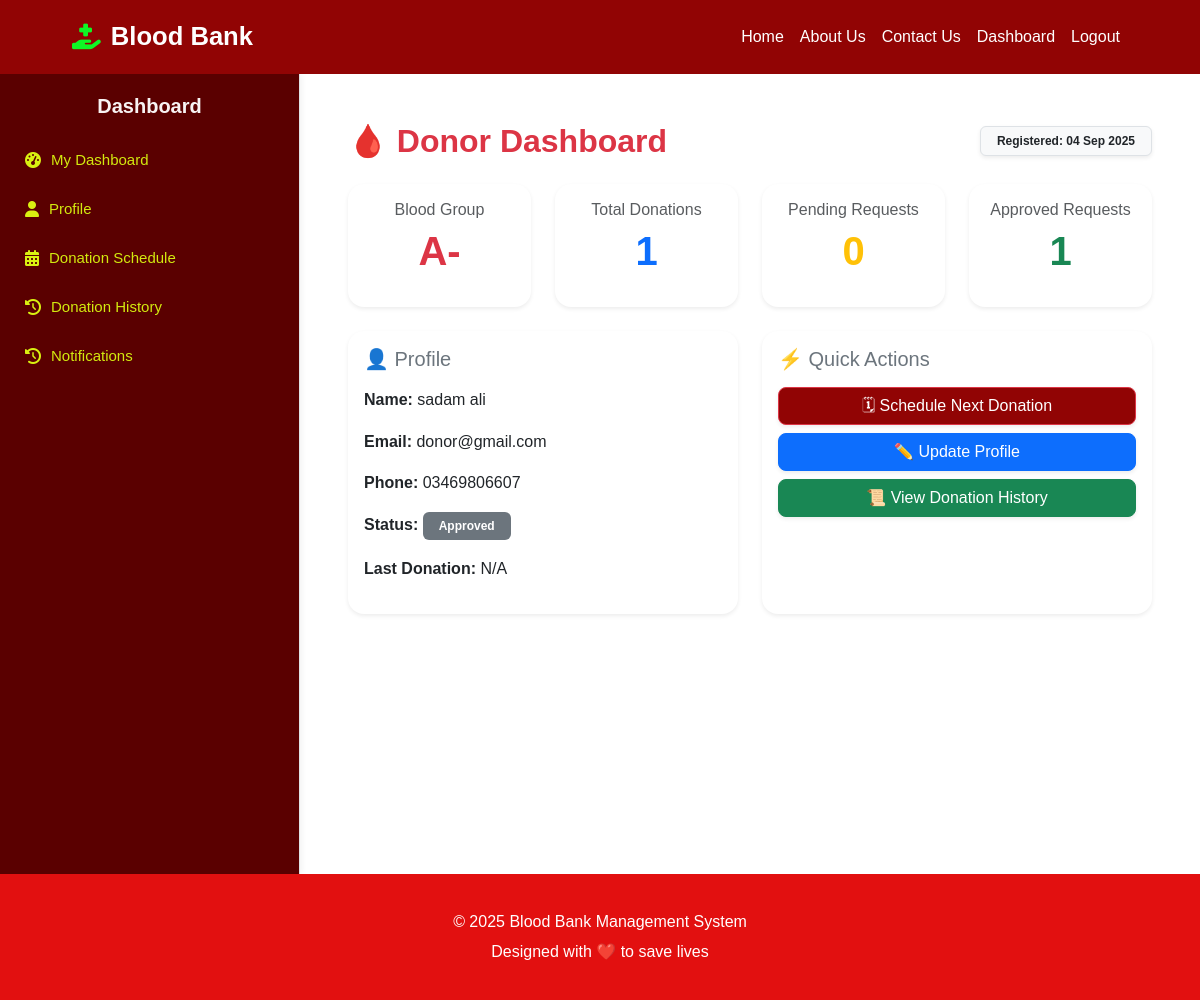
The app's page /donor/dashboard.php (signed in) with its own data.
### tables this page shows
CREATE TABLE `donors` (
  `id` int(11) NOT NULL,
  `user_id` int(11) NOT NULL,
  `age` int(11) DEFAULT NULL,
  `gender` enum('male','female','other') DEFAULT NULL,
  `blood_group` enum('A+','A-','B+','B-','AB+','AB-','O+','O-') NOT NULL,
  `medical_history` text DEFAULT NULL,
  `status` enum('pending','approved','rejected') DEFAULT 'pending',
  `created_at` timestamp NOT NULL DEFAULT current_timestamp(),
  `updated_at` timestamp NOT NULL DEFAULT current_timestamp() ON UPDATE current_timestamp()
);

CREATE TABLE `users` (
  `id` int(11) NOT NULL,
  `full_name` varchar(100) NOT NULL,
  `email` varchar(100) NOT NULL,
  `password` varchar(255) NOT NULL,
  `role` enum('admin','donor','patient') NOT NULL,
  `phone` varchar(20) DEFAULT NULL,
  `created_at` timestamp NOT NULL DEFAULT current_timestamp(),
  `updated_at` timestamp NOT NULL DEFAULT current_timestamp() ON UPDATE current_timestamp()
);

### functions.php (called while the page is built, shortened)
<?php
if (!function_exists("get_count")) {
    function get_count($table, $column, $value, $extra_condition = "") {
        global $conn;
        $sql = "SELECT COUNT(*) as total FROM $table WHERE $column = ?";
        if ($extra_condition) {
            $sql .= " AND $extra_condition";
        }
        $stmt = $conn->prepare($sql);
        $stmt->bind_param("i", $value);
        $stmt->execute();
        $result = $stmt->get_result()->fetch_assoc();
        return $result['total'] ?? 0;
    }
}

### donor/dashboard.php (the view, shortened to what this page needs)
<?php ob_start();
require_once __DIR__ . "/../sidebar.php";
require_once __DIR__ . "/../functions.php";
$user_id = $_SESSION['user_id'] ?? 0;
$stmt = $conn->prepare("
    SELECT d.*, u.full_name, u.email, u.phone, u.role, u.created_at AS user_created_at
    FROM donors d
    INNER JOIN users u ON d.user_id = u.id
    WHERE d.user_id = ?
");
$stmt->bind_param("i", $user_id);
$stmt->execute();
$donor = $stmt->get_result()->fetch_assoc();
$total_donations   = get_count("donation_history", "donor_id", $donor['id']);
$pending_requests  = get_count("blood_requests", "patient_id", $donor['id'], "status='pending'");
$approved_requests = get_count("blood_requests", "patient_id", $donor['id'], "status='approved'");
$last_donation_date = $donor['last_donation_date'] ?? "N/A";
?>
<div class="container-fluid px-4 py-4">
  <div class="d-flex justify-content-between align-items-center mb-4">
    <h2 class="fw-bold text-danger mb-0">🩸 Donor Dashboard</h2>
    <span class="badge bg-light text-dark border px-3 py-2 shadow-sm">
      Registered: <?= date("d M Y", strtotime($donor['user_created_at'])) ?>
    </span>
  </div>
  <div class="row g-4 mb-4">
    <div class="col-md-3">
      <div class="card shadow-sm border-0 rounded-4 text-center h-100 hover-card">
        <div class="card-body">
          <h6 class="text-muted">Blood Group</h6>
          <p class="display-6 fw-bold text-danger"><?= htmlspecialchars($donor['blood_group']) ?></p>
        </div>
      </div>
    </div>
    <div class="col-md-3">
      <div class="card shadow-sm border-0 rounded-4 text-center h-100 hover-card">
        <div class="card-body">
          <h6 class="text-muted">Total Donations</h6>
          <p class="display-6 fw-bold text-primary"><?= $total_donations ?></p>
        </div>
      </div>
    </div>
    <div class="col-md-3">
      <div class="card shadow-sm border-0 rounded-4 text-center h-100 hover-card">
        <div class="card-body">
          <h6 class="text-muted">Pending Requests</h6>
          <p class="display-6 fw-bold text-warning"><?= $pending_requests ?></p>
        </div>
      </div>
    </div>
    <div class="col-md-3">
      <div class="card shadow-sm border-0 rounded-4 text-center h-100 hover-card">
        <div class="card-body">
          <h6 class="text-muted">Approved Requests</h6>
          <p class="display-6 fw-bold text-success"><?= $approved_requests ?></p>
        </div>
      </div>
    </div>
  </div>
  <div class="row g-4">
    <div class="col-md-6">
      <div class="card shadow-sm border-0 rounded-4 h-100">
        <div class="card-body">
          <h5 class="card-title text-secondary mb-3">👤 Profile</h5>
          <p><b>Name:</b> <?= htmlspecialchars($donor['full_name']) ?></p>
          <p><b>Email:</b> <?= htmlspecialchars($donor['email']) ?></p>
          <p><b>Phone:</b> <?= htmlspecialchars($donor['phone']) ?></p>
          <p><b>Status:</b>
            <span class="badge bg-<?= $donor['status']=='active'?'success':'secondary' ?> px-3 py-2">
              <?= ucfirst(htmlspecialchars($donor['status'])) ?>
            </span>
          </p>
          <p><b>Last Donation:</b> <?= htmlspecialchars($last_donation_date) ?></p>
        </div>
      </div>
    </div>
    <div class="col-md-6">
      <div class="card shadow-sm border-0 rounded-4 h-100">
        <div class="card-body">
          <h5 class="card-title text-secondary mb-3">⚡ Quick Actions</h5>
          <div class="d-grid gap-2">
            <a href="donation_schedule.php" class="btn btn-danger rounded-3 shadow-sm">
              🗓 Schedule Next Donation
            </a>
            <a href="profile.php" class="btn btn-primary rounded-3 shadow-sm">
              ✏️ Update Profile
            </a>
            <a href="history.php" class="btn btn-success rounded-3 shadow-sm">
              📜 View Donation History
            </a>
          </div>
        </div>
      </div>
    </div>
  </div>
</div>
</div>
<?php include "../footer.php"; ob_end_flush();?>

### header.php (style rules this page uses)
.navbar, .btn-danger { background-color: #910404ff!important; }
.navbar-brand, .nav-link, .btn-danger { color: white !important; }
* { margin:0; padding:0; box-sizing:border-box; font-family: 'Poppins', sans-serif; }
body { background:#fff; color:#333; line-height:1.6; overflow-x:hidden; }

### records on screen
donors: user.created_at "04 Sep 2025", blood_group "A-", id "1", user.full_name "sadam ali", user.email "donor@gmail.com", user.phone "03469806607", status "Approved"

### other values on screen
$pending_requests "0"
$last_donation_date "N/A"
